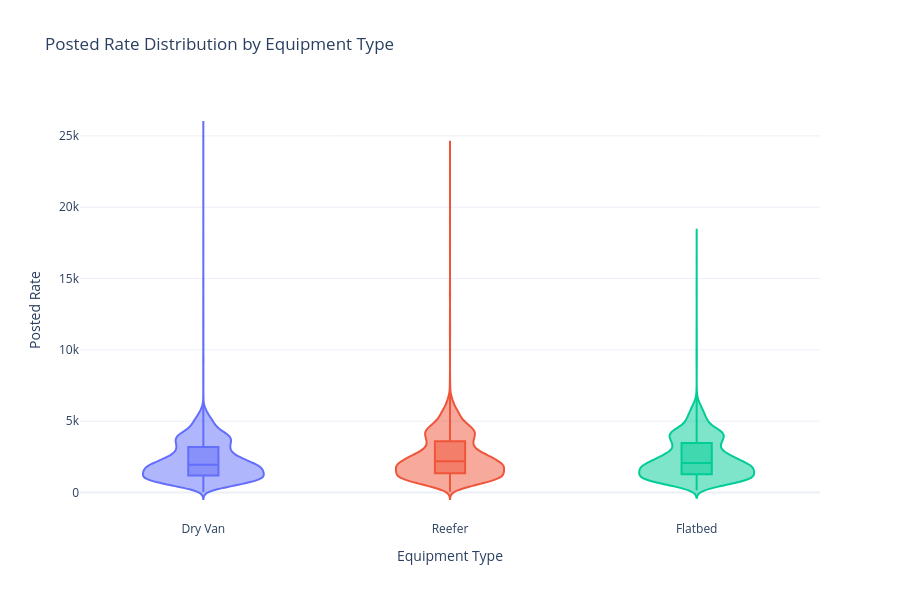

The notebook cell saved with this chart:
### Code cell
fig = px.violin(
    df,
    x="equipment",
    y=TARGET,
    color="equipment",
    box=True,
    points=False,
    title="Posted Rate Distribution by Equipment Type",
    labels={
        "equipment": "Equipment Type",
        TARGET: "Posted Rate"
    }
)

fig.update_layout(
    template="plotly_white",
    height=600,
    showlegend=False
)

fig.show()

### Figure 1 — Plotly figure (JSON) as saved in the notebook; plotly's stock layout.template omitted (floating-point values rounded to 4 significant figures; data arrays with more than 128 entries replaced by an {"elided": "..."} marker saying what was removed)
{"data": [{"alignmentgroup": "True", "box": {"visible": true}, "hovertemplate": "Equipment Type=%{x}<br>Posted Rate=%{y}<extra></extra>", "legendgroup": "Dry Van", "marker": {"color": "#636efa"}, "name": "Dry Van", "offsetgroup": "Dry Van", "orientation": "v", "points": false, "scalegroup": "True", "showlegend": true, "type": "violin", "x": {"elided": "27202 str values"}, "x0": " ", "xaxis": "x", "y": {"elided": "27202 float values"}, "y0": " ", "yaxis": "y"}, {"alignmentgroup": "True", "box": {"visible": true}, "hovertemplate": "Equipment Type=%{x}<br>Posted Rate=%{y}<extra></extra>", "legendgroup": "Reefer", "marker": {"color": "#EF553B"}, "name": "Reefer", "offsetgroup": "Reefer", "orientation": "v", "points": false, "scalegroup": "True", "showlegend": true, "type": "violin", "x": {"elided": "12045 str values"}, "x0": " ", "xaxis": "x", "y": {"elided": "12045 float values"}, "y0": " ", "yaxis": "y"}, {"alignmentgroup": "True", "box": {"visible": true}, "hovertemplate": "Equipment Type=%{x}<br>Posted Rate=%{y}<extra></extra>", "legendgroup": "Flatbed", "marker": {"color": "#00cc96"}, "name": "Flatbed", "offsetgroup": "Flatbed", "orientation": "v", "points": false, "scalegroup": "True", "showlegend": true, "type": "violin", "x": {"elided": "8753 str values"}, "x0": " ", "xaxis": "x", "y": {"elided": "8753 float values"}, "y0": " ", "yaxis": "y"}], "layout": {"height": 600, "legend": {"title": {"text": "Equipment Type"}, "tracegroupgap": 0}, "showlegend": false, "title": {"text": "Posted Rate Distribution by Equipment Type"}, "violinmode": "overlay", "xaxis": {"anchor": "y", "categoryarray": ["Dry Van", "Reefer", "Flatbed"], "categoryorder": "array", "domain": [0, 1], "title": {"text": "Equipment Type"}}, "yaxis": {"anchor": "x", "domain": [0, 1], "title": {"text": "Posted Rate"}}}}
